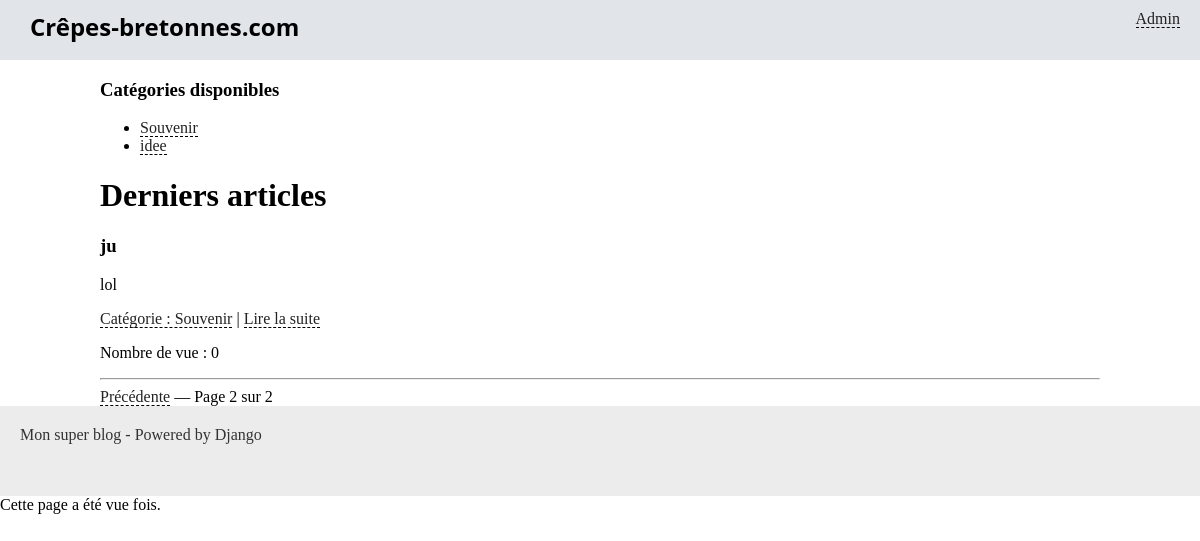
Screenshot of /blog/?page=2 with the database file from the repository.
### blog/models.py (models this page shows, shortened)
class Categorie(models.Model):
    titre = models.CharField(max_length=100)
    def __str__(self):
        return self.titre

class Article(models.Model):
    titre = models.CharField(max_length=100)
    slug = models.SlugField()
    auteur = models.CharField(max_length=42)
    contenu = models.TextField(null=True)
    date = models.DateTimeField(verbose_name="Date de parution",
                                auto_now_add=True, auto_now=False)
    is_visible = models.BooleanField(verbose_name="Article publié ?",
                                     default=False)
    categorie = models.ForeignKey('Categorie')
    nb_vue = models.IntegerField(verbose_name='Nombre de Vue')

### blog/views.py (the view)
class ListeArticleView(ListView):
    model = Article #Le modele à Lister
    context_object_name = 'derniers_articles' # la variable qui recupere la liste des article
    template_name = 'blog/reaccueil.html' # le template qui sera afficher et rediriger
    paginate_by = 5 # on pagine pas 5
    def get_context_data(self, **kwargs):
        context = super(ListeArticleView, self).get_context_data(**kwargs)
        context['categories'] = Categorie.objects.all()
        return context

### blog/templates/blog/reaccueil.html (shortened to what this page needs)
{% extends "blog/base.html" %}
{% block content %}
    <h3>Catégories disponibles</h3>
        <ul>
        {% for cate in categories %}
            <li><a href="{% url "blog_categorie" cate.id %}">{{ cate.titre }}</a></li>
        {% endfor %}
        </ul>
	<h1>Derniers articles</h1>
    {% for article in derniers_articles %}
    <div class="article">
       <h3>{{ article.titre }}</h3>
       <p>{{ article.contenu|truncatewords_html:80 }}</p>
       <p><a href="{% url "blog_categorie" article.categorie_id %}"> Catégorie : {{ article.categorie }}</a> | <a href="{% url "details_article" article.id %}">Lire la suite</a>
        <p> Nombre de vue : {{ article.nb_vue }}
    </div>
{% endfor %}
<hr>
{% if is_paginated %}
    <div class="pagination">
           {% if page_obj.has_previous %}
               <a href="?page={{ page_obj.previous_page_number }}">Précédente</a> —
           {% endif %}
           Page {{ page_obj.number }} sur {{ page_obj.paginator.num_pages }}
    </div>
{% endif %}
{% endblock %}

### blog/static/blog/styles.css (style rules this page uses)
* { box-sizing: border-box; }
body { margin: 0; padding: 0; }
a { color: #222; border-bottom: 1px dashed #000; text-decoration: none; }

### rows the page displays
Categorie: titre "Souvenir"
Categorie: titre "idee"
Article: titre "ju", contenu "lol", categorie "Souvenir", nb_vue "0"

### other values shown
{{ page_obj.number }} "2"
{{ page_obj.paginator.num_pages }} "2"
